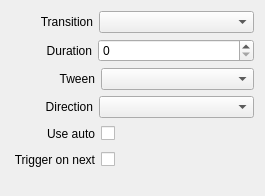
<?xml version="1.0" encoding="UTF-8"?>
<ui version="4.0">
 <class>InspectorImageWidget</class>
 <widget class="QWidget" name="InspectorImageWidget">
  <property name="geometry">
   <rect>
    <x>0</x>
    <y>0</y>
    <width>265</width>
    <height>196</height>
   </rect>
  </property>
  <property name="sizePolicy">
   <sizepolicy hsizetype="Expanding" vsizetype="Preferred">
    <horstretch>0</horstretch>
    <verstretch>0</verstretch>
   </sizepolicy>
  </property>
  <layout class="QVBoxLayout" name="verticalLayout">
   <item>
    <layout class="QHBoxLayout" name="horizontalLayoutTransition">
     <item>
      <spacer name="horizontalSpacerTransition">
       <property name="orientation">
        <enum>Qt::Horizontal</enum>
       </property>
       <property name="sizeType">
        <enum>QSizePolicy::Fixed</enum>
       </property>
       <property name="sizeHint" stdset="0">
        <size>
         <width>29</width>
         <height>20</height>
        </size>
       </property>
      </spacer>
     </item>
     <item>
      <widget class="QLabel" name="labelTransition">
       <property name="text">
        <string>Transition</string>
       </property>
       <property name="alignment">
        <set>Qt::AlignRight|Qt::AlignTrailing|Qt::AlignVCenter</set>
       </property>
      </widget>
     </item>
     <item>
      <widget class="QComboBox" name="comboBoxTransition">
       <property name="sizePolicy">
        <sizepolicy hsizetype="Expanding" vsizetype="Fixed">
         <horstretch>0</horstretch>
         <verstretch>0</verstretch>
        </sizepolicy>
       </property>
      </widget>
     </item>
    </layout>
   </item>
   <item>
    <layout class="QHBoxLayout" name="horizontalLayoutTransitionDuration">
     <item>
      <spacer name="horizontalSpacerTransitionDuration">
       <property name="orientation">
        <enum>Qt::Horizontal</enum>
       </property>
       <property name="sizeType">
        <enum>QSizePolicy::Fixed</enum>
       </property>
       <property name="sizeHint" stdset="0">
        <size>
         <width>35</width>
         <height>20</height>
        </size>
       </property>
      </spacer>
     </item>
     <item>
      <widget class="QLabel" name="labelTransitionDuration">
       <property name="text">
        <string>Duration</string>
       </property>
       <property name="alignment">
        <set>Qt::AlignRight|Qt::AlignTrailing|Qt::AlignVCenter</set>
       </property>
      </widget>
     </item>
     <item>
      <widget class="QSpinBox" name="spinBoxTransitionDuration">
       <property name="sizePolicy">
        <sizepolicy hsizetype="Expanding" vsizetype="Fixed">
         <horstretch>0</horstretch>
         <verstretch>0</verstretch>
        </sizepolicy>
       </property>
       <property name="maximum">
        <number>999</number>
       </property>
      </widget>
     </item>
    </layout>
   </item>
   <item>
    <layout class="QHBoxLayout" name="horizontalLayoutTween">
     <item>
      <spacer name="horizontalSpacerTween">
       <property name="orientation">
        <enum>Qt::Horizontal</enum>
       </property>
       <property name="sizeType">
        <enum>QSizePolicy::Fixed</enum>
       </property>
       <property name="sizeHint" stdset="0">
        <size>
         <width>48</width>
         <height>20</height>
        </size>
       </property>
      </spacer>
     </item>
     <item>
      <widget class="QLabel" name="labelTween">
       <property name="text">
        <string>Tween</string>
       </property>
       <property name="alignment">
        <set>Qt::AlignRight|Qt::AlignTrailing|Qt::AlignVCenter</set>
       </property>
      </widget>
     </item>
     <item>
      <widget class="QComboBox" name="comboBoxTween">
       <property name="sizePolicy">
        <sizepolicy hsizetype="Expanding" vsizetype="Fixed">
         <horstretch>0</horstretch>
         <verstretch>0</verstretch>
        </sizepolicy>
       </property>
      </widget>
     </item>
    </layout>
   </item>
   <item>
    <layout class="QHBoxLayout" name="horizontalLayoutDirection">
     <item>
      <spacer name="horizontalSpacerDirection">
       <property name="orientation">
        <enum>Qt::Horizontal</enum>
       </property>
       <property name="sizeType">
        <enum>QSizePolicy::Fixed</enum>
       </property>
       <property name="sizeHint" stdset="0">
        <size>
         <width>34</width>
         <height>20</height>
        </size>
       </property>
      </spacer>
     </item>
     <item>
      <widget class="QLabel" name="labelDirection">
       <property name="text">
        <string>Direction</string>
       </property>
       <property name="alignment">
        <set>Qt::AlignRight|Qt::AlignTrailing|Qt::AlignVCenter</set>
       </property>
      </widget>
     </item>
     <item>
      <widget class="QComboBox" name="comboBoxDirection">
       <property name="sizePolicy">
        <sizepolicy hsizetype="Expanding" vsizetype="Fixed">
         <horstretch>0</horstretch>
         <verstretch>0</verstretch>
        </sizepolicy>
       </property>
      </widget>
     </item>
    </layout>
   </item>
   <item>
    <layout class="QHBoxLayout" name="horizontalLayoutUseAuto">
     <item>
      <spacer name="horizontalSpacerUseAuto1">
       <property name="orientation">
        <enum>Qt::Horizontal</enum>
       </property>
       <property name="sizeType">
        <enum>QSizePolicy::Fixed</enum>
       </property>
       <property name="sizeHint" stdset="0">
        <size>
         <width>36</width>
         <height>20</height>
        </size>
       </property>
      </spacer>
     </item>
     <item>
      <widget class="QLabel" name="labelUseAuto">
       <property name="text">
        <string>Use auto</string>
       </property>
       <property name="alignment">
        <set>Qt::AlignRight|Qt::AlignTrailing|Qt::AlignVCenter</set>
       </property>
      </widget>
     </item>
     <item>
      <widget class="QCheckBox" name="checkBoxUseAuto">
       <property name="layoutDirection">
        <enum>Qt::RightToLeft</enum>
       </property>
       <property name="text">
        <string/>
       </property>
      </widget>
     </item>
     <item>
      <spacer name="horizontalSpacerUseAuto2">
       <property name="orientation">
        <enum>Qt::Horizontal</enum>
       </property>
       <property name="sizeHint" stdset="0">
        <size>
         <width>40</width>
         <height>20</height>
        </size>
       </property>
      </spacer>
     </item>
    </layout>
   </item>
   <item>
    <layout class="QHBoxLayout" name="horizontalLayoutTriggerOnNext">
     <item>
      <spacer name="horizontalSpacerTriggerOnNext1">
       <property name="orientation">
        <enum>Qt::Horizontal</enum>
       </property>
       <property name="sizeType">
        <enum>QSizePolicy::Fixed</enum>
       </property>
       <property name="sizeHint" stdset="0">
        <size>
         <width>2</width>
         <height>20</height>
        </size>
       </property>
      </spacer>
     </item>
     <item>
      <widget class="QLabel" name="labelTriggerOnNext">
       <property name="text">
        <string>Trigger on next</string>
       </property>
       <property name="alignment">
        <set>Qt::AlignRight|Qt::AlignTrailing|Qt::AlignVCenter</set>
       </property>
      </widget>
     </item>
     <item>
      <widget class="QCheckBox" name="checkBoxTriggerOnNext">
       <property name="layoutDirection">
        <enum>Qt::RightToLeft</enum>
       </property>
       <property name="text">
        <string/>
       </property>
      </widget>
     </item>
     <item>
      <spacer name="horizontalSpacerTriggerOnNext2">
       <property name="orientation">
        <enum>Qt::Horizontal</enum>
       </property>
       <property name="sizeHint" stdset="0">
        <size>
         <width>40</width>
         <height>20</height>
        </size>
       </property>
      </spacer>
     </item>
    </layout>
   </item>
   <item>
    <spacer name="verticalSpacerMedia">
     <property name="orientation">
      <enum>Qt::Vertical</enum>
     </property>
     <property name="sizeType">
      <enum>QSizePolicy::Fixed</enum>
     </property>
     <property name="sizeHint" stdset="0">
      <size>
       <width>20</width>
       <height>10</height>
      </size>
     </property>
    </spacer>
   </item>
  </layout>
 </widget>
 <resources/>
 <connections>
  <connection>
   <sender>comboBoxTransition</sender>
   <signal>currentIndexChanged(QString)</signal>
   <receiver>InspectorImageWidget</receiver>
   <slot>transitionChanged(QString)</slot>
   <hints>
    <hint type="sourcelabel">
     <x>213</x>
     <y>29</y>
    </hint>
    <hint type="destinationlabel">
     <x>223</x>
     <y>15</y>
    </hint>
   </hints>
  </connection>
  <connection>
   <sender>comboBoxDirection</sender>
   <signal>currentIndexChanged(QString)</signal>
   <receiver>InspectorImageWidget</receiver>
   <slot>directionChanged(QString)</slot>
   <hints>
    <hint type="sourcelabel">
     <x>124</x>
     <y>105</y>
    </hint>
    <hint type="destinationlabel">
     <x>0</x>
     <y>105</y>
    </hint>
   </hints>
  </connection>
  <connection>
   <sender>comboBoxTween</sender>
   <signal>currentIndexChanged(QString)</signal>
   <receiver>InspectorImageWidget</receiver>
   <slot>tweenChanged(QString)</slot>
   <hints>
    <hint type="sourcelabel">
     <x>187</x>
     <y>85</y>
    </hint>
    <hint type="destinationlabel">
     <x>1</x>
     <y>141</y>
    </hint>
   </hints>
  </connection>
  <connection>
   <sender>checkBoxUseAuto</sender>
   <signal>stateChanged(int)</signal>
   <receiver>InspectorImageWidget</receiver>
   <slot>useAutoChanged(int)</slot>
   <hints>
    <hint type="sourcelabel">
     <x>113</x>
     <y>137</y>
    </hint>
    <hint type="destinationlabel">
     <x>146</x>
     <y>247</y>
    </hint>
   </hints>
  </connection>
  <connection>
   <sender>checkBoxTriggerOnNext</sender>
   <signal>stateChanged(int)</signal>
   <receiver>InspectorImageWidget</receiver>
   <slot>triggerOnNextChanged(int)</slot>
   <hints>
    <hint type="sourcelabel">
     <x>109</x>
     <y>165</y>
    </hint>
    <hint type="destinationlabel">
     <x>225</x>
     <y>263</y>
    </hint>
   </hints>
  </connection>
  <connection>
   <sender>spinBoxTransitionDuration</sender>
   <signal>valueChanged(int)</signal>
   <receiver>InspectorImageWidget</receiver>
   <slot>transitionDurationChanged(int)</slot>
   <hints>
    <hint type="sourcelabel">
     <x>231</x>
     <y>49</y>
    </hint>
    <hint type="destinationlabel">
     <x>271</x>
     <y>49</y>
    </hint>
   </hints>
  </connection>
 </connections>
 <slots>
  <slot>transitionDurationChanged(int)</slot>
  <slot>loopChanged(int)</slot>
  <slot>transitionChanged(QString)</slot>
  <slot>directionChanged(QString)</slot>
  <slot>seekChanged(int)</slot>
  <slot>lengthChanged(int)</slot>
  <slot>tweenChanged(QString)</slot>
  <slot>resetTransition(QString)</slot>
  <slot>resetDuration(QString)</slot>
  <slot>resetTween(QString)</slot>
  <slot>resetDirection(QString)</slot>
  <slot>resetSeek(QString)</slot>
  <slot>resetLength(QString)</slot>
  <slot>resetLoop(QString)</slot>
  <slot>freezeOnLoadChanged(int)</slot>
  <slot>resetFreezeOnLoad(QString)</slot>
  <slot>resetUseAuto(QString)</slot>
  <slot>useAutoChanged(int)</slot>
  <slot>resetTriggerOnNext(QString)</slot>
  <slot>triggerOnNextChanged(int)</slot>
 </slots>
</ui>
